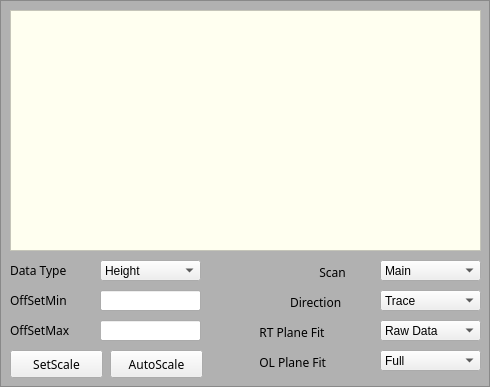
           <widget class="QFrame" name="frame_21">
            <property name="styleSheet">
             <string notr="true">QFrame
{background-color:rgb(177, 177, 177)}</string>
            </property>
            <property name="frameShape">
             <enum>QFrame::StyledPanel</enum>
            </property>
            <property name="frameShadow">
             <enum>QFrame::Raised</enum>
            </property>
            <widget class="QFrame" name="frame_22">
             <property name="geometry">
              <rect>
               <x>10</x>
               <y>10</y>
               <width>471</width>
               <height>241</height>
              </rect>
             </property>
             <property name="styleSheet">
              <string notr="true">QFrame{background-color:rgb(255,255,240)}</string>
             </property>
             <property name="frameShape">
              <enum>QFrame::StyledPanel</enum>
             </property>
             <property name="frameShadow">
              <enum>QFrame::Raised</enum>
             </property>
             <widget class="QwtPlot" name="qwtPlot">
              <property name="geometry">
               <rect>
                <x>9</x>
                <y>10</y>
                <width>451</width>
                <height>221</height>
               </rect>
              </property>
             </widget>
            </widget>
            <widget class="QComboBox" name="comboBox_30">
             <property name="geometry">
              <rect>
               <x>100</x>
               <y>260</y>
               <width>101</width>
               <height>21</height>
              </rect>
             </property>
             <item>
              <property name="text">
               <string>Height</string>
              </property>
             </item>
            </widget>
            <widget class="QLabel" name="label_77">
             <property name="geometry">
              <rect>
               <x>310</x>
               <y>260</y>
               <width>61</width>
               <height>24</height>
              </rect>
             </property>
             <property name="font">
              <font>
               <family>Arial Black</family>
               <pointsize>9</pointsize>
              </font>
             </property>
             <property name="text">
              <string>   Scan</string>
             </property>
            </widget>
            <widget class="QLabel" name="label_78">
             <property name="geometry">
              <rect>
               <x>290</x>
               <y>290</y>
               <width>76</width>
               <height>24</height>
              </rect>
             </property>
             <property name="font">
              <font>
               <family>Arial Black</family>
               <pointsize>9</pointsize>
              </font>
             </property>
             <property name="text">
              <string>Direction</string>
             </property>
            </widget>
            <widget class="QComboBox" name="comboBox_31">
             <property name="geometry">
              <rect>
               <x>380</x>
               <y>290</y>
               <width>101</width>
               <height>21</height>
              </rect>
             </property>
             <item>
              <property name="text">
               <string>Trace</string>
              </property>
             </item>
             <item>
              <property name="text">
               <string>Retrace</string>
              </property>
             </item>
            </widget>
            <widget class="QComboBox" name="comboBox_32">
             <property name="geometry">
              <rect>
               <x>380</x>
               <y>260</y>
               <width>101</width>
               <height>21</height>
              </rect>
             </property>
             <item>
              <property name="text">
               <string>Main</string>
              </property>
             </item>
            </widget>
            <widget class="QLineEdit" name="lineEdit_17">
             <property name="geometry">
              <rect>
               <x>100</x>
               <y>320</y>
               <width>101</width>
               <height>21</height>
              </rect>
             </property>
             <property name="styleSheet">
              <string notr="true">QLineEdit{border:rgb(213, 213, 213)};</string>
             </property>
             <property name="text">
              <string/>
             </property>
            </widget>
            <widget class="QLabel" name="label_80">
             <property name="geometry">
              <rect>
               <x>10</x>
               <y>320</y>
               <width>91</width>
               <height>21</height>
              </rect>
             </property>
             <property name="font">
              <font>
               <family>Arial Black</family>
               <pointsize>9</pointsize>
              </font>
             </property>
             <property name="text">
              <string>OffSetMax</string>
             </property>
            </widget>
            <widget class="QLabel" name="label_82">
             <property name="geometry">
              <rect>
               <x>10</x>
               <y>260</y>
               <width>91</width>
               <height>21</height>
              </rect>
             </property>
             <property name="font">
              <font>
               <family>Arial Black</family>
               <pointsize>9</pointsize>
              </font>
             </property>
             <property name="text">
              <string>Data Type</string>
             </property>
            </widget>
            <widget class="QComboBox" name="comboBox_33">
             <property name="geometry">
              <rect>
               <x>380</x>
               <y>350</y>
               <width>101</width>
               <height>21</height>
              </rect>
             </property>
             <item>
              <property name="text">
               <string>Full</string>
              </property>
             </item>
            </widget>
            <widget class="QLabel" name="label_83">
             <property name="geometry">
              <rect>
               <x>250</x>
               <y>320</y>
               <width>121</width>
               <height>24</height>
              </rect>
             </property>
             <property name="font">
              <font>
               <family>Arial Black</family>
               <pointsize>9</pointsize>
              </font>
             </property>
             <property name="text">
              <string>   RT Plane Fit</string>
             </property>
            </widget>
            <widget class="QComboBox" name="comboBox_34">
             <property name="geometry">
              <rect>
               <x>380</x>
               <y>320</y>
               <width>101</width>
               <height>21</height>
              </rect>
             </property>
             <item>
              <property name="text">
               <string>Raw Data</string>
              </property>
             </item>
             <item>
              <property name="text">
               <string>Line Fit</string>
              </property>
             </item>
             <item>
              <property name="text">
               <string>Z Average</string>
              </property>
             </item>
            </widget>
            <widget class="QLabel" name="label_84">
             <property name="geometry">
              <rect>
               <x>250</x>
               <y>350</y>
               <width>121</width>
               <height>24</height>
              </rect>
             </property>
             <property name="font">
              <font>
               <family>Arial Black</family>
               <pointsize>9</pointsize>
              </font>
             </property>
             <property name="text">
              <string>   OL Plane Fit</string>
             </property>
            </widget>
            <widget class="QPushButton" name="pushButton">
             <property name="geometry">
              <rect>
               <x>10</x>
               <y>350</y>
               <width>93</width>
               <height>28</height>
              </rect>
             </property>
             <property name="font">
              <font>
               <family>Arial Black</family>
              </font>
             </property>
             <property name="text">
              <string>SetScale</string>
             </property>
            </widget>
            <widget class="QPushButton" name="pushButton_3">
             <property name="geometry">
              <rect>
               <x>110</x>
               <y>350</y>
               <width>93</width>
               <height>28</height>
              </rect>
             </property>
             <property name="font">
              <font>
               <family>Arial Black</family>
              </font>
             </property>
             <property name="text">
              <string>AutoScale</string>
             </property>
            </widget>
            <widget class="QLineEdit" name="lineEdit_18">
             <property name="geometry">
              <rect>
               <x>100</x>
               <y>290</y>
               <width>101</width>
               <height>21</height>
              </rect>
             </property>
             <property name="styleSheet">
              <string notr="true">QLineEdit{border:rgb(213, 213, 213)};</string>
             </property>
             <property name="text">
              <string/>
             </property>
            </widget>
            <widget class="QLabel" name="label_81">
             <property name="geometry">
              <rect>
               <x>10</x>
               <y>290</y>
               <width>81</width>
               <height>21</height>
              </rect>
             </property>
             <property name="font">
              <font>
               <family>Arial Black</family>
               <pointsize>9</pointsize>
              </font>
             </property>
             <property name="text">
              <string>OffSetMin</string>
             </property>
            </widget>
           </widget>
